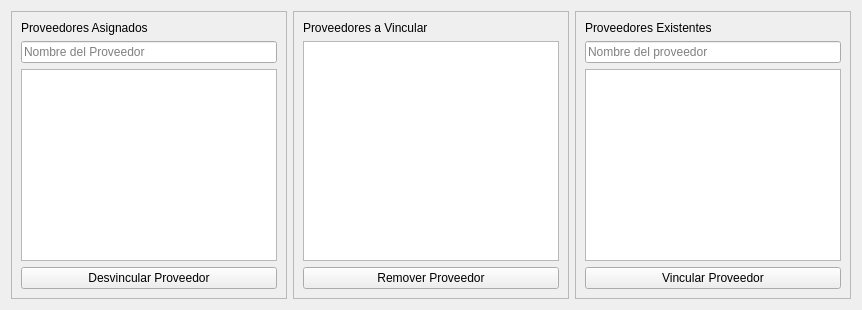
            <widget class="QWidget" name="widget" native="true">
             <layout class="QHBoxLayout" name="horizontalLayout_12">
              <item>
               <widget class="QFrame" name="contenedorModal_proveedores_vinculados">
                <property name="frameShape">
                 <enum>QFrame::Shape::StyledPanel</enum>
                </property>
                <property name="frameShadow">
                 <enum>QFrame::Shadow::Raised</enum>
                </property>
                <layout class="QGridLayout" name="gridLayout_8">
                 <item row="4" column="0">
                  <widget class="QPushButton" name="btn_btn_addProduct_desvincular_proveedores">
                   <property name="cursor">
                    <cursorShape>PointingHandCursor</cursorShape>
                   </property>
                   <property name="text">
                    <string>Desvincular Proveedor</string>
                   </property>
                  </widget>
                 </item>
                 <item row="1" column="0">
                  <widget class="QLabel" name="etiqueta_proveedores_vinculados">
                   <property name="text">
                    <string>Proveedores Asignados</string>
                   </property>
                  </widget>
                 </item>
                 <item row="3" column="0">
                  <widget class="QListWidget" name="lista_proveedores_vinculados"/>
                 </item>
                 <item row="2" column="0">
                  <widget class="QLineEdit" name="txt_buscar_proveedor_vinculado">
                   <property name="placeholderText">
                    <string>Nombre del Proveedor</string>
                   </property>
                   <property name="clearButtonEnabled">
                    <bool>true</bool>
                   </property>
                  </widget>
                 </item>
                </layout>
               </widget>
              </item>
              <item>
               <widget class="QFrame" name="contenedorModal_proveedores_a_vincular">
                <property name="frameShape">
                 <enum>QFrame::Shape::StyledPanel</enum>
                </property>
                <property name="frameShadow">
                 <enum>QFrame::Shadow::Raised</enum>
                </property>
                <layout class="QGridLayout" name="gridLayout_6">
                 <item row="0" column="0">
                  <widget class="QLabel" name="etiqueta_proveedores_a_vincular">
                   <property name="text">
                    <string>Proveedores a Vincular</string>
                   </property>
                  </widget>
                 </item>
                 <item row="1" column="0">
                  <widget class="QListWidget" name="lista_proveedores_a_vincular"/>
                 </item>
                 <item row="2" column="0">
                  <widget class="QPushButton" name="btn_btn_addProduct_eliminar_proveedor_a_vincular">
                   <property name="cursor">
                    <cursorShape>PointingHandCursor</cursorShape>
                   </property>
                   <property name="text">
                    <string>Remover Proveedor</string>
                   </property>
                  </widget>
                 </item>
                </layout>
               </widget>
              </item>
              <item>
               <widget class="QFrame" name="contenedorModal_proveedores_existentes">
                <property name="frameShape">
                 <enum>QFrame::Shape::StyledPanel</enum>
                </property>
                <property name="frameShadow">
                 <enum>QFrame::Shadow::Raised</enum>
                </property>
                <layout class="QGridLayout" name="gridLayout_10">
                 <item row="1" column="0">
                  <widget class="QLineEdit" name="txt_buscar_proveedor_a_vincular">
                   <property name="placeholderText">
                    <string>Nombre del proveedor</string>
                   </property>
                   <property name="clearButtonEnabled">
                    <bool>true</bool>
                   </property>
                  </widget>
                 </item>
                 <item row="0" column="0">
                  <widget class="QLabel" name="etiqueta_proveedores_existentes">
                   <property name="text">
                    <string>Proveedores Existentes</string>
                   </property>
                  </widget>
                 </item>
                 <item row="2" column="0">
                  <widget class="QListWidget" name="lista_todos_los_proveedores"/>
                 </item>
                 <item row="3" column="0">
                  <widget class="QPushButton" name="btn_btn_addProduct_vincular_proveedor">
                   <property name="cursor">
                    <cursorShape>PointingHandCursor</cursorShape>
                   </property>
                   <property name="text">
                    <string>Vincular Proveedor</string>
                   </property>
                  </widget>
                 </item>
                </layout>
               </widget>
              </item>
             </layout>
            </widget>
